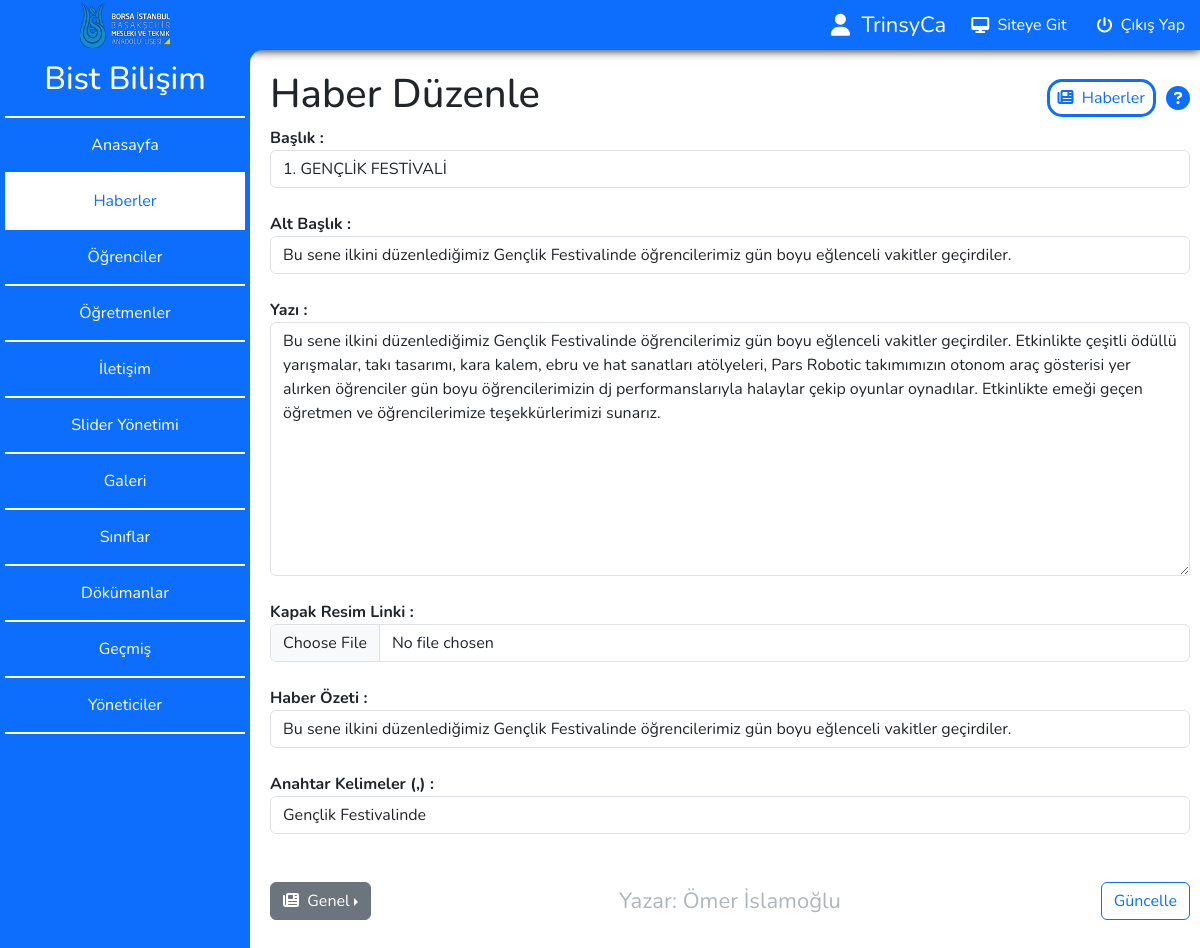
The app's page /admin/editnews.php?id=1 (signed in) with its own data.
### tables this page shows
CREATE TABLE `news` (
  `id` int(11) NOT NULL,
  `baslik` mediumtext NOT NULL,
  `alt_baslik` mediumtext NOT NULL,
  `metin` mediumtext NOT NULL,
  `resim` mediumtext NOT NULL,
  `link` mediumtext NOT NULL,
  `kategori` mediumtext NOT NULL,
  `yazar` varchar(100) NOT NULL,
  `tarih` timestamp NOT NULL DEFAULT CURRENT_TIMESTAMP ON UPDATE CURRENT_TIMESTAMP,
  `description` mediumtext NOT NULL,
  `keywords` mediumtext NOT NULL,
  `tiklanma` int(11) NOT NULL
);

### admin/editnews.php (the view, shortened to what this page needs)
<!DOCTYPE html>
<html lang="tr">
<head>
</head>
<body>
    <div class="wrapper">
        <?php include_once 'sidebar.php'; ?>
        <div class="content">
            <div class="title">
                <h1>Haber Düzenle</h1>
                <div style="display:flex; align-items:center; gap: 10px;">
                    <a href="news.php"><i class="fa-solid fa-newspaper"></i>&nbsp; Haberler</a>
                    <i onmouseover="help_over();" onmouseout="help_out();" class="fa-solid fa-circle-question question"></i>
                </div>
            </div>
            <div class="row">
                <div class="col-lg-12">
                    <?php
                    include("connection.php");
                    if (@$_GET) {
                        $id = $_GET["id"];
                        $vericek = $db->prepare("SELECT * FROM news WHERE id = ?");
                        $vericek->execute([$id]);
                        $veri = $vericek->fetch(PDO::FETCH_ASSOC);
                        if($veri)
                        {
                            echo '
                        <form method="post" enctype="multipart/form-data" style="user-select:none; padding-bottom: 15px;">
                            <strong>Başlık : </strong>
                            <input type="text" maxlength="110" name="baslik" class="form-control" value="' . $veri["baslik"] . '">
                            <br>
                            <strong>Alt Başlık : </strong>
                            <input type="text" maxlength="125" name="alt_baslik" class="form-control" value="' . $veri["alt_baslik"] . '">
                            <br>
                            <strong>Yazı : </strong>
                            <textarea name="metin" cols="30" rows="10" class="form-control">' . $veri["metin"] . '</textarea>
                            <br>
                            <strong>Kapak Resim Linki : </strong>
                            <input type="file" name="yukle_resim" class="form-control" accept="image/*">
                            <br>
                            <strong>Haber Özeti : </strong>
                            <input type="text" name="description" class="form-control" value="' . $veri["description"] . '">
                            <br>
                            <strong>Anahtar Kelimeler (,) : </strong>
                            <input type="text" name="keywords" class="form-control" value="' . $veri["keywords"] . '">
                            <br>
                            <br>
                            <input type="text" name="kategori" id="kategori" class="form-control" style="user-select:none; pointer-events:none; display:none;" value="' . $veri["kategori"] . '">
                            <div style="display:flex; justify-content: space-between; align-items:center; position:relative;">
                                <div class="btn-group dropend kategori">
                                    <button class="btn btn-secondary dropdown-toggle" type="button" id="kategoriemote" data-bs-toggle="dropdown" aria-expanded="false">
                                        <i class="fa-solid fa-grip"></i>&nbsp; '.$veri["kategori"].'
                                    </button>
                                </div>
                                <div>
                                    <p class="author_href" target="_blank">Yazar: ' . @$_SESSION["adsoyad"] . '</p>
                                </div>
                            <input type="submit" value="Güncelle" class="btn btn-outline-primary">
                        </form>
                        ';
                        }
                        else
                        {
                            echo 'ID : '.$id.' Numaralı Bir Haber Bulunamadı...';
                            header("Refresh:3; url=news.php");
                        }
                    }
                    ?>
                </div>
            </div>
        </div>
    </div>
</body>
</html>

### admin/editnews.php (style rules this page uses)
.author_href { font-size: 22px; color: #ADB5BD; text-decoration: none; transition: 0.35s; position: absolute; top: 50%; left: 50%; transform: translate(-50%, -50%); }

### admin/sidebar.php (style rules this page uses)
* { margin:0; padding:0; box-sizing:border-box; font-family: 'Nunito', sans-serif; }
body { overflow:hidden; }
.content { position:absolute; top:0; left: 0; padding-left:270px; padding-right: 10px; padding-top: 70px; padding-bottom: 20px; width:100%; height:100%; overflow-y:scroll; overflow-x:hidden; }
.title { display:flex; align-items:center; justify-content:space-between; position:relative; user-select:none; }
.title a { border: 3px solid var(--bs-primary); padding: 4px 8px; border-radius:15px; text-decoration:none; transition: 0.25s; }
.title .question { border-radius: 15px; font-size: 24px; color: var(--bs-primary); position:relative; }

### records on screen
news: baslik "1. GENÇLİK FESTİVALİ", alt_baslik "Bu sene ilkini düzenlediğimiz Gençlik Festivalinde öğrencilerimiz gün boyu eğlenceli vakitler geçirdiler.", metin "Bu sene ilkini düzenlediğimiz Gençlik Festivalinde öğrencilerimiz gün boyu eğlenceli vakitler geçirdiler. Etkinlikte çeşitli ödüllü yarışmalar, takı tasarımı, kara kalem, ebru ve hat sanatları atölyeleri, Pars Robotic takımımızın otonom araç gösterisi yer alırken öğrenciler gün boyu öğrencilerimizin dj performanslarıyla halaylar çekip oyunlar oynadılar. Etkinlikte emeği geçen öğretmen ve öğrencilerimize teşekkürlerimizi sunarız.", description "Bu sene ilkini düzenlediğimiz Gençlik Festivalinde öğrencilerimiz gün boyu eğlenceli vakitler geçirdiler.", keywords "Gençlik Festivalinde"

### other values on screen
$_SESSION["isim"] "TrinsyCa"
